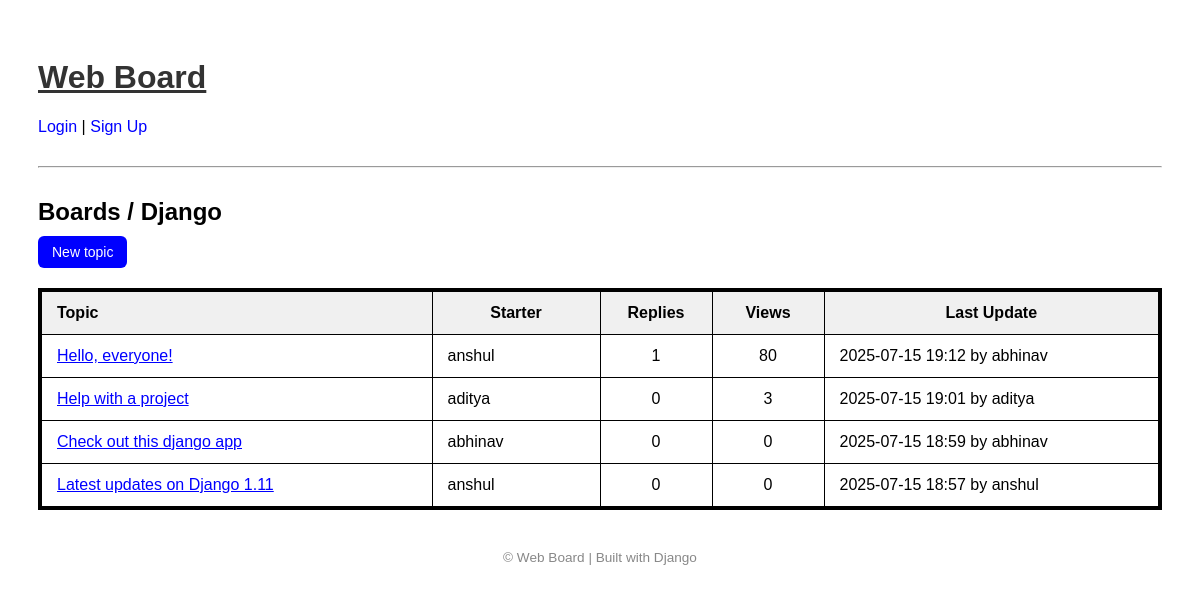
Screenshot of /boards/10/ with the database file from the repository.
### boards/models.py (models this page shows, shortened)
class Board(models.Model):
    name = models.CharField(max_length=100, unique=True)
    description = models.TextField()

class Topic(models.Model):
    subject = models.CharField(max_length=255)
    board = models.ForeignKey(Board, related_name='topics', on_delete=models.CASCADE)
    starter = models.ForeignKey(User, related_name='topics', on_delete=models.CASCADE)
    created_at = models.DateTimeField(auto_now_add=True)
    views = models.PositiveIntegerField(default=0)
    def get_replies_count(self):
        return max(0, self.posts.count() - 1)
    @property
    def last_updated(self):
        return self.posts.order_by('-created_at').first()

class Post(models.Model):
    message = models.TextField(max_length=4000)
    topic = models.ForeignKey(Topic, related_name='posts', on_delete=models.CASCADE)
    created_by = models.ForeignKey(User, related_name='posts', on_delete=models.CASCADE)
    created_at = models.DateTimeField(auto_now_add=True)

### boards/views.py (the view)
# urls.py: path('boards/<int:board_id>/', views.board_topics, name='board_topics'),
def board_topics(request, board_id):
    board = get_object_or_404(Board, pk=board_id)
    topics = board.topics.all().order_by('-created_at')
    return render(request, 'boards/topics.html', {'board': board, 'topics': topics})

### templates/boards/topics.html
{% extends 'base.html' %}
{% block content %}
<h2>Boards / {{ board.name }}</h2>
<a href="{% url 'new_topic' board.pk %}" class="button">New topic</a>
<table>
  <thead>
    <tr>
      <th style="width: 35%; text-align: left;">Topic</th>
      <th style="width: 15%; text-align: center;">Starter</th>
      <th style="width: 10%; text-align: center;">Replies</th>
      <th style="width: 10%; text-align: center;">Views</th>
      <th style="width: 30%; text-align: center;">Last Update</th>
    </tr>
  </thead>
  <tbody>
    {% for topic in topics %}
    <tr>
      <td>
        <a href="{% url 'topic_posts' board.pk topic.pk %}" class="blue-link">
          {{ topic.subject }}
        </a>
      </td>
      <td style="text-align: left;">{{ topic.starter.username }}</td>
      <td style="text-align: center;">{{ topic.get_replies_count }}</td>
      <td style="text-align: center;">{{ topic.views }}</td>
      <td style="text-align: left;">
        {% with last=topic.last_updated %}
          {% if last %}
            {{ last.created_at|date:"Y-m-d H:i" }} by {{ last.created_by.username }}
          {% else %}
            No posts yet.
          {% endif %}
        {% endwith %}
      </td>
    </tr>
    {% empty %}
    <tr><td colspan="5">No topics yet.</td></tr>
    {% endfor %}
  </tbody>
</table>
{% endblock %}

### templates/base.html (shortened to what this page needs)
<!DOCTYPE html>
<html lang="en">
<head>
</head>
<body>
    <header>
        <h1><a href="{% url 'home' %}">Web Board</a></h1>
        {% if user.is_authenticated %}
            <p>
                Hello, {{ user.username }} |
                <form action="{% url 'logout' %}" method="post" class="inline-logout">
                    {% csrf_token %}
                    <button type="submit" class="button" style="padding: 6px 14px; font-size: 14px;">
                        Logout
                    </button>
                </form>
            </p>
        {% else %}
            <p>
                <a href="{% url 'login' %}" class="auth-link">Login</a> |
                <a href="{% url 'signup' %}" class="auth-link">Sign Up</a>
            </p>
        {% endif %}
    </header>
    <hr>
    {% block content %}{% endblock %}
    <footer>
        &copy; {{ now|date:"Y" }} Web Board | Built with Django
    </footer>
</body>
</html>

### templates/base.html (style rules this page uses)
body { font-family: Arial, sans-serif; padding: 30px; background-color: white; }
header { margin-bottom: 20px; }
h2 { margin-bottom: 0; }
h1 a { text-decoration: underline; color: #333; }
a { color: #007bff; text-decoration: none; }
.blue-link { color: blue; text-decoration: underline; font-weight: 500; }
.auth-link { color: blue; font-weight: 500; text-decoration: none; }
.button { background-color: blue; color: white; padding: 8px 14px; border: none; border-radius: 6px; text-decoration: none; display: inline-block; font-size: 14px; margin: 10px 0; cursor: pointer; }
table { width: 100%; border-collapse: collapse; background-color: white; margin-top: 10px; border: 4px solid black; }
th, td { padding: 12px 15px; border: 1px solid black; text-align: left; }
th { background-color: #f0f0f0; color: black; }
hr { margin: 30px 0; }
footer { margin-top: 40px; font-size: 0.85em; color: #888; text-align: center; }

### rows the page displays
Board: name "Django"
Topic: subject "Hello, everyone!", starter.username "anshul", get_replies_count "1", views "80", last_updated.created_at "2025-07-15 19:12", last_updated.created_by.username "abhinav"
Topic: subject "Help with a project", starter.username "aditya", get_replies_count "0", views "3", last_updated.created_at "2025-07-15 19:01", last_updated.created_by.username "aditya"
Topic: subject "Check out this django app", starter.username "abhinav", get_replies_count "0", views "0", last_updated.created_at "2025-07-15 18:59", last_updated.created_by.username "abhinav"
Topic: subject "Latest updates on Django 1.11", starter.username "anshul", get_replies_count "0", views "0", last_updated.created_at "2025-07-15 18:57", last_updated.created_by.username "anshul"
